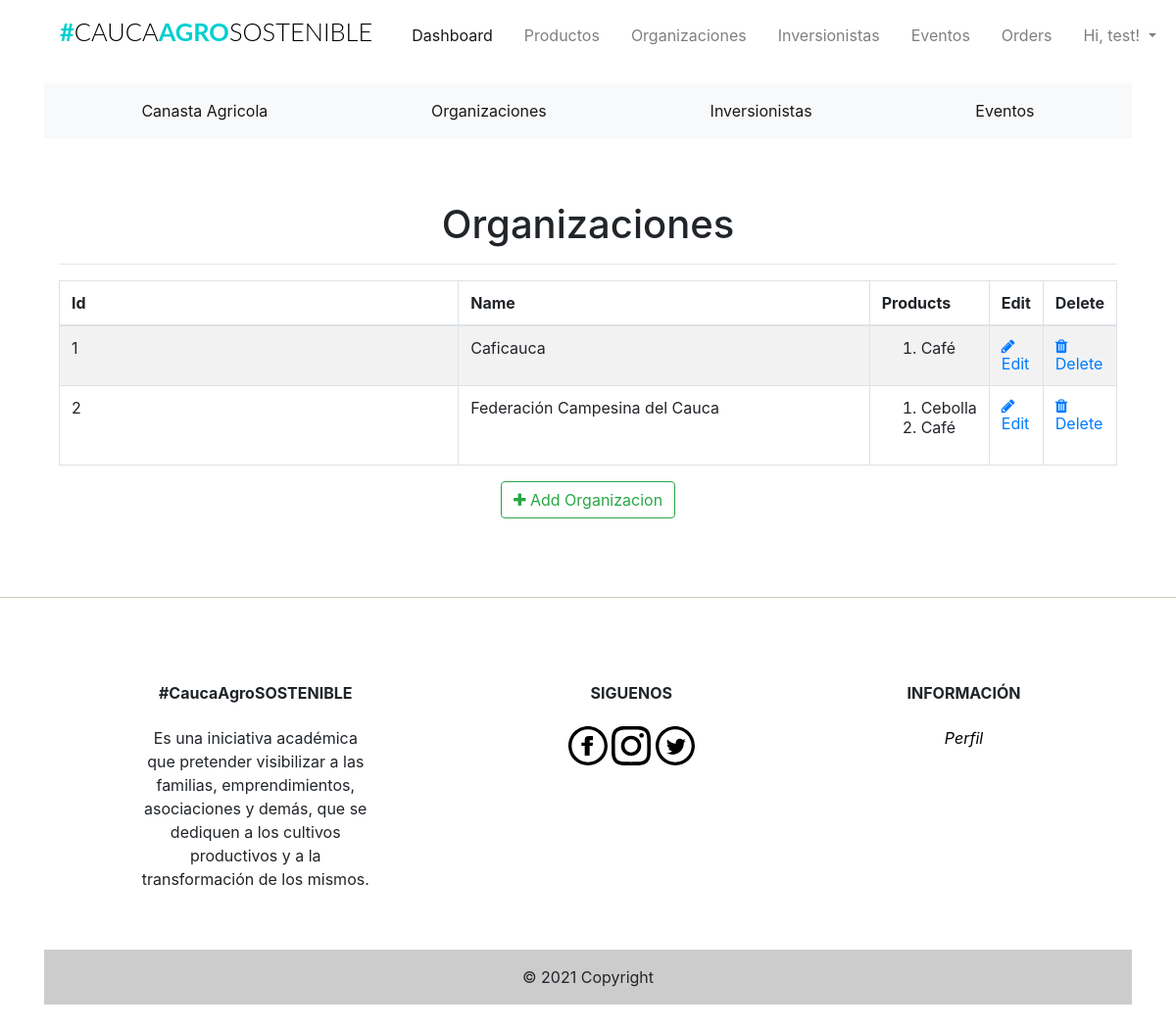
The page /admin/organizaciones (signed in) on the database its author committed.
### app/models.py (models this page shows, shortened)
class Users(UserMixin, db.Model):
    __tablename__ = "users"
    id = db.Column(db.Integer, primary_key=True)
    firstname = db.Column(db.String(24), index=True)
    lastname = db.Column(db.String(24), index=True)
    email = db.Column(db.String(50), index=True, unique=True)
    password_hash = db.Column(db.String)
    phonenumber = db.Column(db.String(18), index=True, unique=True)
    is_admin = db.Column(db.Boolean, default=False)
    order = db.relationship("Orders", backref='ordered_products')
    kart = db.relationship('Kart', uselist=False, backref='user_kart')
    shipping_info = db.relationship(
        'ShippingInfo', backref='shipping', lazy='dynamic')

class Organizaciones(db.Model):
    __tablename__ = 'organizaciones'
    id = db.Column(db.Integer, primary_key=True)
    organizacion_name = db.Column(db.String(20), index=True)
    organizacion_image = db.Column(db.String(120))
    organizacion_location = db.Column(db.String(120))
    organizacion_phone = db.Column(db.String(15))
    product = db.relationship('Products', backref='products_organizaciones')

class Products(db.Model):
    __tablename__ = 'products'
    id = db.Column(db.Integer, primary_key=True)
    product_name = db.Column(db.String(100), index=True)
    product_price = db.Column(db.Integer, index=True)
    product_image = db.Column(db.String(120))
    product_description = db.Column(db.String(200))
    product_stock = db.Column(db.Integer)
    promotion_value = db.Column(db.Integer, index=True)
    organizacion_id = db.Column(db.Integer, db.ForeignKey('organizaciones.id'))
    order = db.relationship(
        'Orders', secondary=association_table, backref='my_orders', lazy='dynamic')

### app/admin/routes.py (the view)
@admin.route('/organizaciones', methods=['GET', 'POST'])
@login_required
def list_organizaciones():
    check_admin()
    organizaciones = Organizaciones.query.all()
    return render_template('admin/organizaciones/organizaciones.html', title="Organizaciones", organizaciones=organizaciones)

### app/admin/routes.py (called while the page is built)
def check_admin():
    if not current_user.is_admin:
        abort(403)

### app/models.py (called while the page is built)
@login_manager.user_loader
def load_user(id):
    return Users.query.get(int(id))

### app/templates/admin/organizaciones/organizaciones.html (shortened to what this page needs)
{% extends "base.html" %}
{% block head %}
<head>
    <link href="//maxcdn.bootstrapcdn.com/font-awesome/4.1.0/css/font-awesome.min.css" rel="stylesheet">
</head>
{%endblock head%}
{% block body %}
<div class="container">
  <div class="outer">
    <div class="middle">
      <div class="inner">
        <br/>
        <br/>
        <h1 style="text-align:center;">Organizaciones</h1>
        {% if organizaciones %}
          <hr class="intro-divider">
            <table class="table table-striped table-bordered">
              <thead>
                <tr>
                  <th width="45%"> Id </th>
                  <th width="45%"> Name </th>
                  <th width="15%"> Products</th>
                  <th width="15%"> Edit </th>
                  <th width="15%"> Delete </th>
                </tr>
              </thead>
              <tbody>
              {% for organizacion in organizaciones %}
                <tr>
                  <td> {{ organizacion.id}} </td>
                  <td> {{ organizacion.organizacion_name}} </td>
                    {% if organizacion.product == [] %}
                    <td>
                      0
                    </td>
                    {% else %}
                  <td>
                      <ol>
                        {% for name in organizacion.product %}
                          <li>
                            {{ name.product_name }}
                          </li>
                          {% endfor %}
                        </ol>
                  </td>
                  {% endif %}
                  <td>
                    <a href="{{ url_for('admin.edit_organizacion', id=organizacion.id) }}">
                      <i class="fa fa-pencil"></i> Edit
                    </a>
                  </td>
                  <td>
                    <a href="{{ url_for('admin.delete_organizacion', id=organizacion.id) }}">
                      <i class="fa fa-trash"></i> Delete
                    </a>
                  </td>
                </tr>
              {% endfor %}
              </tbody>
            </table>
          <div style="text-align: center">
        {% else %}
          <div style="text-align: center">
            <h3> No Organizacion have been added. </h3>
            <hr class="intro-divider">
        {% endif %}
          <a href="{{ url_for('admin.add_organizacion') }}" class="btn btn-outline-success">
            <i class="fa fa-plus"></i>
            Add Organizacion
          </a>
        </div>
      </div>
    </div>
  </div>
</div>
{% endblock %}

### app/templates/navbar.html (shortened to what this page needs)
{% block navbar %}
<div class="container mt-1 mb-3">
  <nav class="navbar navbar-expand-lg navbar-light">
    <h1 class="brand_name">
      <a class="navbar-brand" href="{{ url_for('home.homepage') }}">#<span>CAUCA</span>AGRO<span>SOSTENIBLE</span></a>
    </h1>
    <div class="collapse navbar-collapse" id="navbarNav">
      <ul class="navbar-nav ml-auto mr-auto mt-2 mt-lg-0">
        {% if current_user.is_authenticated %}
        {% if current_user.is_admin %}
        <li class="nav-item ml-3">
          <a class="nav-link active" href="{{ url_for('home.admin_dashboard') }}">Dashboard</a>
        </li>
        <li class="nav-item ml-3">
          <a class="nav-link" href="{{ url_for('admin.list_products') }}">Productos</a>
        </li>
        <li class="nav-item ml-3">
          <a class="nav-link" href="{{ url_for('admin.list_organizaciones') }}">Organizaciones</a>
        </li>
        <li class="nav-item ml-3">
          <a class="nav-link" href="{{ url_for('admin.list_inversionistas') }}">Inversionistas</a>
        </li>
        <li class="nav-item ml-3">
          <a class="nav-link" href="{{ url_for('admin.list_eventos') }}">Eventos</a>
        </li>
        <li class="nav-item ml-3">
          <a class="nav-link" href="{{ url_for('admin.list_orders') }}">Orders</a>
        </li>
        {% else %}
        <li class="nav-item ml-3">
          <a class="nav-link" href="{{ url_for('users.cart') }}">Cart<span class="badge badge-light">{{ count
              }}</span></a>
        </li>
        {% endif %}
        <li class="nav-item dropdown ml-3">
          <a class="nav-link dropdown-toggle" data-toggle="dropdown" href="#" role="button" aria-haspopup="true"
            aria-expanded="false">
            Hi, {{ current_user.firstname }}!
          </a>
        </li>
        {% endif %}
      </ul>
    </div>
  </nav>
</div>
{% endblock %}

### app/static/css/st.css (style rules this page uses)
.brand_name .navbar-brand { font-size:1.59rem; text-transform: uppercase; font-family: 'Lato', sans-serif; font-weight: 700; color: #333; }
.brand_name >.navbar-brand { color:#01CFCF; text-decoration: none; }
.brand_name >.navbar-brand span { color: #000; font-weight: 300; }
.navbar-nav { width: 100%; align-items: flex-start; }

### rows shown on the page
Users: firstname "test"
Organizaciones: id "1", organizacion_name "Caficauca"
Products: product_name "Café"
Organizaciones: id "2", organizacion_name "Federación Campesina del Cauca"
Products: product_name "Cebolla"
Products: product_name "Café"
